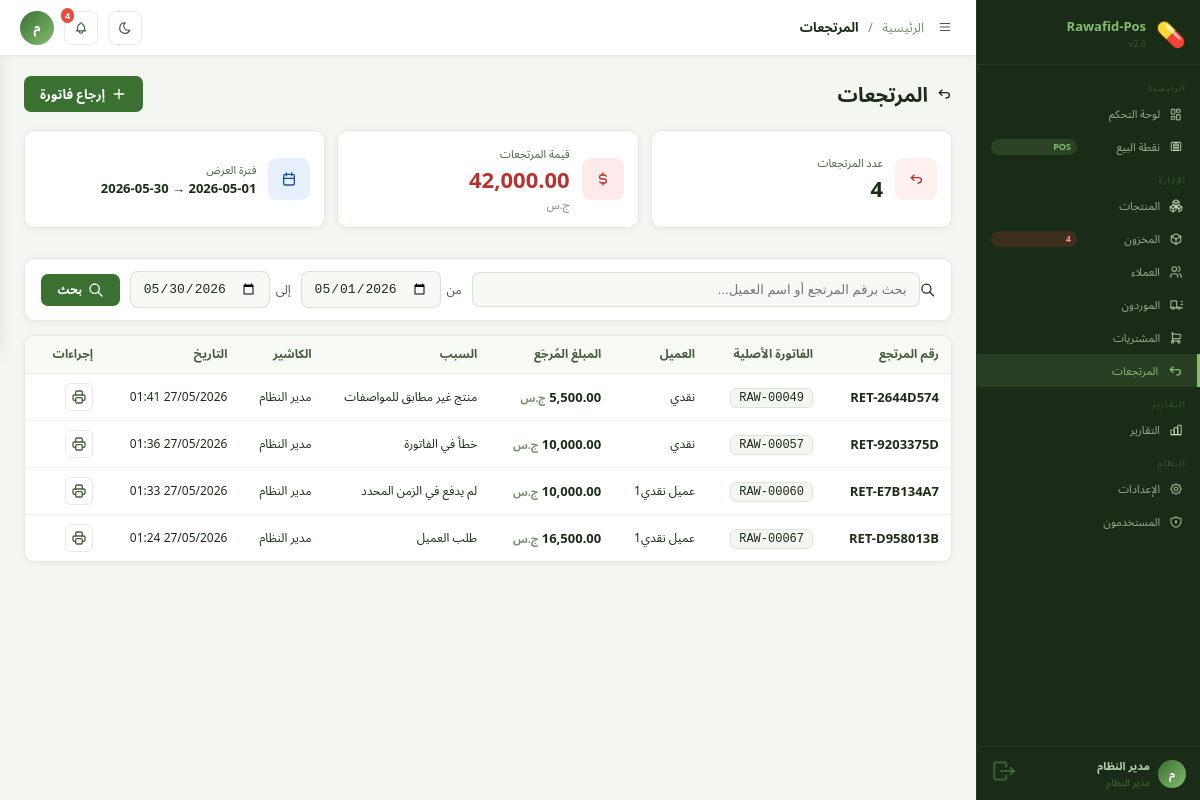
The app's page /?page=returns (signed in) with its own data.
### tables this page shows
CREATE TABLE `invoices` (
  `id` int(11) NOT NULL AUTO_INCREMENT,
  `invoice_number` varchar(20) NOT NULL,
  `type` enum('sale','return','purchase') DEFAULT 'sale',
  `customer_id` int(11) DEFAULT NULL,
  `user_id` int(11) NOT NULL,
  `subtotal` decimal(12,2) NOT NULL,
  `discount_type` enum('fixed','percent') DEFAULT 'fixed',
  `discount_value` decimal(12,2) DEFAULT 0.00,
  `discount_amount` decimal(12,2) DEFAULT 0.00,
  `tax_rate` decimal(5,2) DEFAULT 15.00,
  `tax_amount` decimal(12,2) DEFAULT 0.00,
  `total` decimal(12,2) NOT NULL,
  `paid_amount` decimal(12,2) DEFAULT 0.00,
  `change_amount` decimal(12,2) DEFAULT 0.00,
  `payment_method` enum('cash','card','transfer','credit') DEFAULT 'cash',
  `status` enum('paid','pending','partial','returned') DEFAULT 'paid',
  `notes` text DEFAULT NULL,
  `created_at` timestamp NOT NULL DEFAULT current_timestamp(),
  PRIMARY KEY (`id`),
  UNIQUE KEY `invoice_number` (`invoice_number`),
  KEY `user_id` (`user_id`),
  KEY `idx_invoice_number` (`invoice_number`),
  KEY `idx_created_at` (`created_at`),
  KEY `idx_customer` (`customer_id`),
  CONSTRAINT `invoices_ibfk_1` FOREIGN KEY (`customer_id`) REFERENCES `customers` (`id`) ON DELETE SET NULL,
  CONSTRAINT `invoices_ibfk_2` FOREIGN KEY (`user_id`) REFERENCES `users` (`id`)
);

CREATE TABLE `users` (
  `id` int(11) NOT NULL AUTO_INCREMENT,
  `username` varchar(50) NOT NULL,
  `password` varchar(255) NOT NULL,
  `full_name` varchar(100) NOT NULL,
  `role` enum('admin','cashier','warehouse','supervisor') DEFAULT 'cashier',
  `email` varchar(100) DEFAULT NULL,
  `phone` varchar(20) DEFAULT NULL,
  `is_active` tinyint(1) DEFAULT 1,
  `last_login` timestamp NULL DEFAULT NULL,
  `created_at` timestamp NOT NULL DEFAULT current_timestamp(),
  PRIMARY KEY (`id`),
  UNIQUE KEY `username` (`username`)
);

CREATE TABLE `customers` (
  `id` int(11) NOT NULL AUTO_INCREMENT,
  `name` varchar(100) NOT NULL,
  `phone` varchar(20) DEFAULT NULL,
  `email` varchar(100) DEFAULT NULL,
  `address` text DEFAULT NULL,
  `notes` text DEFAULT NULL,
  `credit_limit` decimal(12,2) DEFAULT 0.00,
  `balance` decimal(12,2) DEFAULT 0.00,
  `created_at` timestamp NOT NULL DEFAULT current_timestamp(),
  PRIMARY KEY (`id`),
  KEY `idx_phone` (`phone`)
);

### app/Controllers/ReturnController.php (called while the page is built, shortened)
<?php
class ReturnController {
    private Database $db;
    public function __construct() {
        $this->db = Database::getInstance();
    }
    public function index(): void {
        $search   = Helper::sanitize($_GET['search'] ?? '');
        $from     = Helper::sanitize($_GET['from']   ?? date('Y-m-01'));
        $to       = Helper::sanitize($_GET['to']     ?? date('Y-m-d'));
        $pageNum  = max(1, (int)($_GET['p'] ?? 1));
        $perPage  = 20;
        $offset   = ($pageNum - 1) * $perPage;
        $where  = "WHERE i.type = 'return'";
        $params = [];
        $where   .= " AND DATE(i.created_at) BETWEEN ? AND ?";
        $params[] = $from;
        $params[] = $to;
        $returns = $this->db->fetchAll(
            "SELECT i.*, c.name as customer_name, u.full_name as cashier_name
             FROM invoices i
             LEFT JOIN customers c ON i.customer_id = c.id
             LEFT JOIN users u ON i.user_id = u.id
             $where
             ORDER BY i.created_at DESC
             LIMIT $perPage OFFSET $offset",
            $params
        );
        $stats = $this->db->fetchOne(
            "SELECT COUNT(*) as total_count, COALESCE(SUM(total),0) as total_amount
             FROM invoices
             WHERE type='return' AND DATE(created_at) BETWEEN ? AND ?",
            [$from, $to]
        );
        $settings   = Helper::getSettings();
        require ROOT . '/app/Views/layouts/main.php';
    }
}

### config/Database.php (called while the page is built, shortened)
<?php
class Database {
    private static $instance = null;
    private $conn;
    private function __construct() {
        try {
            $this->conn = new PDO(
                "mysql:host=" . DB_HOST . ";dbname=" . DB_NAME . ";charset=" . DB_CHARSET,
                DB_USER,
                DB_PASS,
                [
                    PDO::ATTR_ERRMODE            => PDO::ERRMODE_EXCEPTION,
                    PDO::ATTR_DEFAULT_FETCH_MODE => PDO::FETCH_ASSOC,
                    PDO::ATTR_EMULATE_PREPARES   => false,
                    PDO::MYSQL_ATTR_INIT_COMMAND => "SET NAMES utf8mb4 COLLATE utf8mb4_unicode_ci"
                ]
            );
        } catch (PDOException $e) {
            die('<div style="direction:rtl;font-family:Arial;padding:30px;background:#fee;border:2px solid #f00;border-radius:8px;margin:20px">
                <h3>❌ خطأ في الاتصال بقاعدة البيانات</h3>
                <p>تأكد من تشغيل XAMPP وإنشاء قاعدة البيانات <strong>pos_system</strong></p>
                <p style="color:#999;font-size:13px">' . $e->getMessage() . '</p>
            </div>');
        }
    }
    public static function getInstance(): self {
        if (self::$instance === null) {
            self::$instance = new self();
        }
        return self::$instance;
    }
    public function query(string $sql, array $params = []): PDOStatement {
        $stmt = $this->conn->prepare($sql);
        $stmt->execute($params);
        return $stmt;
    }
    public function fetchAll(string $sql, array $params = []): array {
        return $this->query($sql, $params)->fetchAll();
    }
    public function fetchOne(string $sql, array $params = []): array|false {
        return $this->query($sql, $params)->fetch();
    }
}

### app/Helpers/Helper.php (called while the page is built, shortened)
<?php
class Helper {
    public static function formatDate(string $date, string $format = 'd/m/Y H:i'): string {
        return date($format, strtotime($date));
    }
    public static function sanitize(string $str): string {
        return htmlspecialchars(strip_tags(trim($str)), ENT_QUOTES, 'UTF-8');
    }
    public static function getSettings(): array {
        $db   = Database::getInstance();
        $rows = $db->fetchAll("SELECT setting_key, setting_value FROM settings");
        $out  = [];
        foreach ($rows as $row) {
            $out[$row['setting_key']] = $row['setting_value'];
        }
        return $out;
    }
    public static function e(mixed $val): string {
        return htmlspecialchars((string)$val, ENT_QUOTES, 'UTF-8');
    }
}

### app/Views/returns/index.php (the view, shortened to what this page needs)
<?php
$currency = $settings['currency'] ?? 'ج.س';
?>
<div class="page-header">
  <h1 class="page-title"> المرتجعات</h1>
  <a href="?page=returns&action=search" class="btn btn-primary">
 إرجاع فاتورة
  </a>
</div>
<div class="u-style-92">
  <div class="card u-style-93">
    <div class="u-style-124"></div>
    <div><div class="u-style-95">عدد المرتجعات</div><div class="u-style-125"><?= number_format($stats['total_count'] ?? 0) ?></div></div>
  </div>
  <div class="card u-style-93">
    <div class="u-style-126"></div>
    <div><div class="u-style-95">قيمة المرتجعات</div><div class="u-style-127"><?= number_format($stats['total_amount'] ?? 0, 2) ?></div><div class="u-style-4"><?= $currency ?></div></div>
  </div>
  <div class="card u-style-93">
    <div class="u-style-128"></div>
    <div><div class="u-style-95">فترة العرض</div><div class="u-style-129"><?= $from ?> → <?= $to ?></div></div>
  </div>
</div>
<div class="card filters-bar">
  <form method="GET" class="filters-form">
    <div class="u-style-130">
      <input type="text" name="search" value="<?= Helper::e($search ?? '') ?>" placeholder="بحث برقم المرتجع أو اسم العميل..." class="form-input" >
    </div>
    <div class="filter-group">
      <label class="cell-soft">من</label>
      <input type="date" name="from" value="<?= $from ?>" class="form-input w-140">
    </div>
    <div class="filter-group">
      <label class="cell-soft">إلى</label>
      <input type="date" name="to" value="<?= $to ?>" class="form-input w-140">
    </div>
    <button type="submit" class="btn btn-primary"> بحث</button>
  </form>
</div>
<div class="card card-flush">
  <div class="table-wrap table-scroll">
    <table class="data-table">
      <thead class="sticky-head">
        <tr>
          <th>رقم المرتجع</th>
          <th>الفاتورة الأصلية</th>
          <th>العميل</th>
          <th>المبلغ المُرجَع</th>
          <th>السبب</th>
          <th>الكاشير</th>
          <th>التاريخ</th>
          <th class="w-80">إجراءات</th>
        </tr>
      </thead>
      <tbody>
        <?php if (empty($returns)): ?>
        <tr><td colspan="8" class="empty-td">
          <div class="empty-td">
            <i class="ti ti-arrow-back-up u-style-131"></i>
            لا توجد مرتجعات في هذه الفترة
            <br>
            <a href="?page=returns&action=search" class="btn btn-primary btn-sm mt-3">
              <svg xmlns="http://www.w3.org/2000/svg" class="icon icon-tabler icon-tabler-plus" width="16" height="16" viewBox="0 0 24 24" stroke-width="2" stroke="currentColor" fill="none" stroke-linecap="round" stroke-linejoin="round">
  <path stroke="none" d="M0 0h24v24H0z" fill="none"/>
  <path d="M12 5l0 14" />
  <path d="M5 12l14 0" />
</svg> إرجاع فاتورة
            </a>
          </div>
        </td></tr>
        <?php else: ?>
        <?php foreach ($returns as $r):
          preg_match('/مرتجع من: ([^\s|]+)/', $r['notes'] ?? '', $m);
          $originalNum = $m[1] ?? '—';
          preg_match('/السبب: (.+)$/', $r['notes'] ?? '', $sm);
          $reason = trim($sm[1] ?? '');
        ?>
        <tr>
          <td class="fw-bold text-danger"><?= Helper::e($r['invoice_number']) ?></td>
          <td>
            <span class="u-style-132">
              <?= Helper::e($originalNum) ?>
            </span>
          </td>
          <td class="cell-soft"><?= Helper::e($r['customer_name'] ?? 'نقدي') ?></td>
          <td class="fw-bold text-danger">
            <?= number_format($r['total'], 2) ?> <small class="text-muted"><?= $currency ?></small>
          </td>
          <td class="u-style-133">
            <?= $reason ? Helper::e(mb_substr($reason, 0, 40)) . (mb_strlen($reason) > 40 ? '...' : '') : '—' ?>
          </td>
          <td class="cell-muted"><?= Helper::e($r['cashier_name'] ?? '') ?></td>
          <td class="cell-muted"><?= Helper::formatDate($r['created_at'], 'd/m/Y H:i') ?></td>
          <td>
            <div class="action-btns">
              <a href="?page=returns&action=printReturn&id=<?= $r['id'] ?>" target="_blank"
                 class="action-btn view" title="طباعة إيصال المرتجع">
              </a>
            </div>
          </td>
        </tr>
        <?php endforeach; ?>
        <?php endif; ?>
      </tbody>
    </table>
  </div>
</div>

### assets/css/base.css (style rules this page uses)
*, *::before, *::after { box-sizing: border-box; margin: 0; padding: 0; }
html { font-size: 15px; }
body { font-family: "Segoe UI", Tahoma, "Noto Sans Arabic", Arial, sans-serif; background: var(--bg); color: var(--text); direction: rtl; min-height: 100vh; line-height: 1.55; font-weight: 400; text-rendering: optimizeLegibility; -webkit-font-smoothing: antialiased; }
a { color: inherit; }

### assets/css/layout.css (style rules this page uses)
.page-header { display: flex; align-items: center; justify-content: space-between; gap: 16px; margin-bottom: 18px; }
.page-title { font-size: 20px; font-weight: 750; color: var(--text); display: flex; align-items: center; gap: 8px; }

### assets/css/components.css (style rules this page uses)
.card { background: var(--surface); border-radius: var(--radius); border: 1px solid var(--border); padding: 16px; margin-bottom: 14px; box-shadow: var(--shadow); }
.btn { display: inline-flex; align-items: center; gap: 6px; padding: 8px 16px; border-radius: var(--radius-sm); font-size: 13px; font-weight: 600; cursor: pointer; border: none; transition: all var(--transition); text-decoration: none; white-space: nowrap; }
.btn-primary { background: var(--olive-600); color: white; }
.form-input, .form-select, .form-textarea { padding: 9px 12px; border: 1.5px solid var(--input-border); border-radius: 8px; font-size: 13px; color: var(--text); background: var(--input-bg); direction: rtl; transition: var(--transition); width: 100%; }
.table-wrap { overflow-x: auto; }
.data-table { width: 100%; border-collapse: collapse; font-size: 13px; }
.data-table th { background: var(--surface-2); color: var(--text-2); font-weight: 600; padding: 9px 12px; text-align: right; border-bottom: 1px solid var(--border); font-size: 12px; white-space: nowrap; }
.data-table td { padding: 9px 12px; border-bottom: 1px solid var(--border-2); color: var(--text); vertical-align: middle; }
.data-table tr:last-child td { border-bottom: none; }
.fw-bold { font-weight: 700; }
.action-btns { display: flex; gap: 4px; }
.action-btn { width: 28px; height: 28px; border-radius: 6px; display: flex; align-items: center; justify-content: center; font-size: 14px; cursor: pointer; border: 1px solid var(--border); background: none; color: var(--text-2); text-decoration: none; transition: var(--transition); }
.filters-bar { padding: 12px 16px; }
.filters-form { display: flex; align-items: center; gap: 10px; flex-wrap: wrap; }
.filter-group { display: flex; align-items: center; gap: 6px; }

### assets/css/utilities.css (style rules this page uses)
.table-scroll { max-height: 500px; overflow-y: auto; position: relative; }
.sticky-head { position: sticky; top: 0; z-index: 10; }
.w-80 { width: 80px; }
.w-140 { width: 140px; }
.text-muted { color: var(--text-3); }
.text-danger { color: var(--danger); }
.card-flush { padding: 0; overflow: hidden; }
.cell-muted { font-size: 12px; color: var(--text-3); }
.cell-soft { font-size: 12px; color: var(--text-2); }
.u-style-4 { font-size:11px;color:var(--text-3) }
.u-style-92 { display:grid;grid-template-columns:repeat(3,1fr);gap:12px;margin-bottom:16px }
.u-style-93 { padding:14px;display:flex;align-items:center;gap:12px }
.u-style-95 { font-size:11px;color:var(--text-2) }
.u-style-124 { width:42px;height:42px;border-radius:9px;background:var(--expired-bg,var(--color-hex-feeaea));color:var(--expired-text,var(--color-hex-b83232));display:flex;align-items:center;justify-content:center;font-size:20px;flex-shrink:0 }
.u-style-125 { font-size:22px;font-weight:700;color:var(--text) }
.u-style-126 { width:42px;height:42px;border-radius:9px;background:var(--color-hex-feeaea);color:var(--color-hex-b83232);display:flex;align-items:center;justify-content:center;font-size:20px;flex-shrink:0 }
.u-style-127 { font-size:22px;font-weight:700;color:var(--color-hex-b83232) }
.u-style-128 { width:42px;height:42px;border-radius:9px;background:var(--color-hex-e6f0ff);color:var(--color-hex-1a50a8);display:flex;align-items:center;justify-content:center;font-size:20px;flex-shrink:0 }
.u-style-129 { font-size:13px;font-weight:600;color:var(--text) }
.u-style-130 { position:relative;flex:1;min-width:200px;display:flex;align-items:center }
.u-style-132 { font-size:12px;background:var(--bg);border:1px solid var(--border);padding:2px 8px;border-radius:6px;font-family:monospace }
.u-style-133 { font-size:12px;color:var(--text-3);max-width:150px }

### assets/css/pages.css (style rules this page uses)
* { box-sizing:border-box;margin:0;padding:0 }

### records on screen
invoices: invoice_number "RET-2644D574", originalNum "RAW-00049", customer_name "نقدي", total "5,500.00", reason "منتج غير مطابق للمواصفات", user.full_name "مدير النظام", created_at "27/05/2026 01:41"
invoices: invoice_number "RET-9203375D", originalNum "RAW-00057", customer_name "نقدي", reason "خطأ في الفاتورة", user.full_name "مدير النظام", created_at "27/05/2026 01:36"
invoices: invoice_number "RET-E7B134A7", originalNum "RAW-00060", customer.name "عميل نقدي1", reason "لم يدفع في الزمن المحدد", user.full_name "مدير النظام", created_at "27/05/2026 01:33"
invoices: invoice_number "RET-D958013B", originalNum "RAW-00067", customer.name "عميل نقدي1", reason "طلب العميل", user.full_name "مدير النظام", created_at "27/05/2026 01:24"

### other values on screen
$bicon "💊"
$bname "Rawafid-Pos"
APP_VERSION "2.0"
$lowStockCount "4"
mb_substr(Auth::user()['full_name'] ?? 'م', 0, 1) "م"
Auth::user()['full_name'] "مدير النظام"
$curPage "المرتجعات"
$stats['total_count'] "4"
$stats['total_amount'] "42,000.00"
$currency "ج.س"
$to "2026-05-30"
